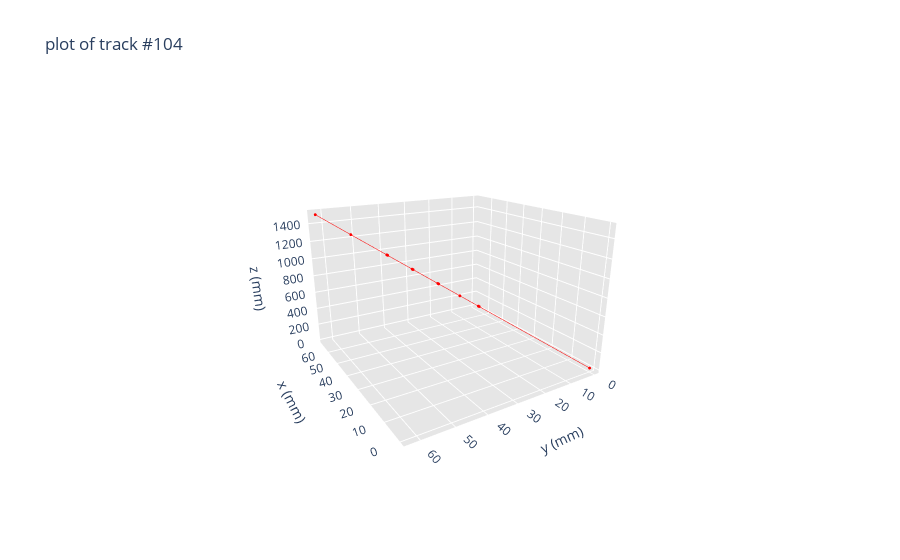

The notebook cell this image was saved under:
### Code cell
## Plotting a especific track
track_plot_id(tracks_pt2p0_trim,track_id = 104)

### Figure 1 — Plotly figure (JSON) as saved in the notebook; plotly's stock layout.template omitted (floating-point values rounded to 4 significant figures)
{"data": [{"line": {"color": "red", "width": 1}, "marker": {"color": "red", "size": 1}, "type": "scatter3d", "x": [-0.01, 26.78, 26.58, 31.33, 36.78, 36.58, 43.16, 42.95, 49.54, 49.33, 58.67, 67.81, null, null, null, null, null, null, null, null, null, null, null, null, null, null, null, null, null], "y": [-0.02224, 24.88, 24.69, 29.07, 34.1, 33.91, 39.96, 39.77, 45.81, 45.62, 54.15, 62.47, null, null, null, null, null, null, null, null, null, null, null, null, null, null, null, null, null], "z": [11.08, 602.5, 598, 702.5, 822.5, 818, 962.5, 958, 1102.0, 1098, 1302.0, 1502.0, null, null, null, null, null, null, null, null, null, null, null, null, null, null, null, null, null]}], "layout": {"autosize": true, "scene": {"aspectmode": "manual", "aspectratio": {"x": 1, "y": 1, "z": 0.7}, "camera": {"eye": {"x": -1.743, "y": 1.071, "z": 0.71}, "up": {"x": 0, "y": 0, "z": 1}}, "xaxis": {"backgroundcolor": "rgb(230, 230,230)", "gridcolor": "rgb(255, 255, 255)", "showbackground": true, "title": {"text": "x (mm)"}, "zerolinecolor": "rgb(255, 255, 255)"}, "yaxis": {"backgroundcolor": "rgb(230, 230,230)", "gridcolor": "rgb(255, 255, 255)", "showbackground": true, "title": {"text": "y (mm)"}, "zerolinecolor": "rgb(255, 255, 255)"}, "zaxis": {"backgroundcolor": "rgb(230, 230,230)", "gridcolor": "rgb(255, 255, 255)", "showbackground": true, "title": {"text": "z (mm)"}, "zerolinecolor": "rgb(255, 255, 255)"}}, "title": {"text": "plot of track #104"}}}
